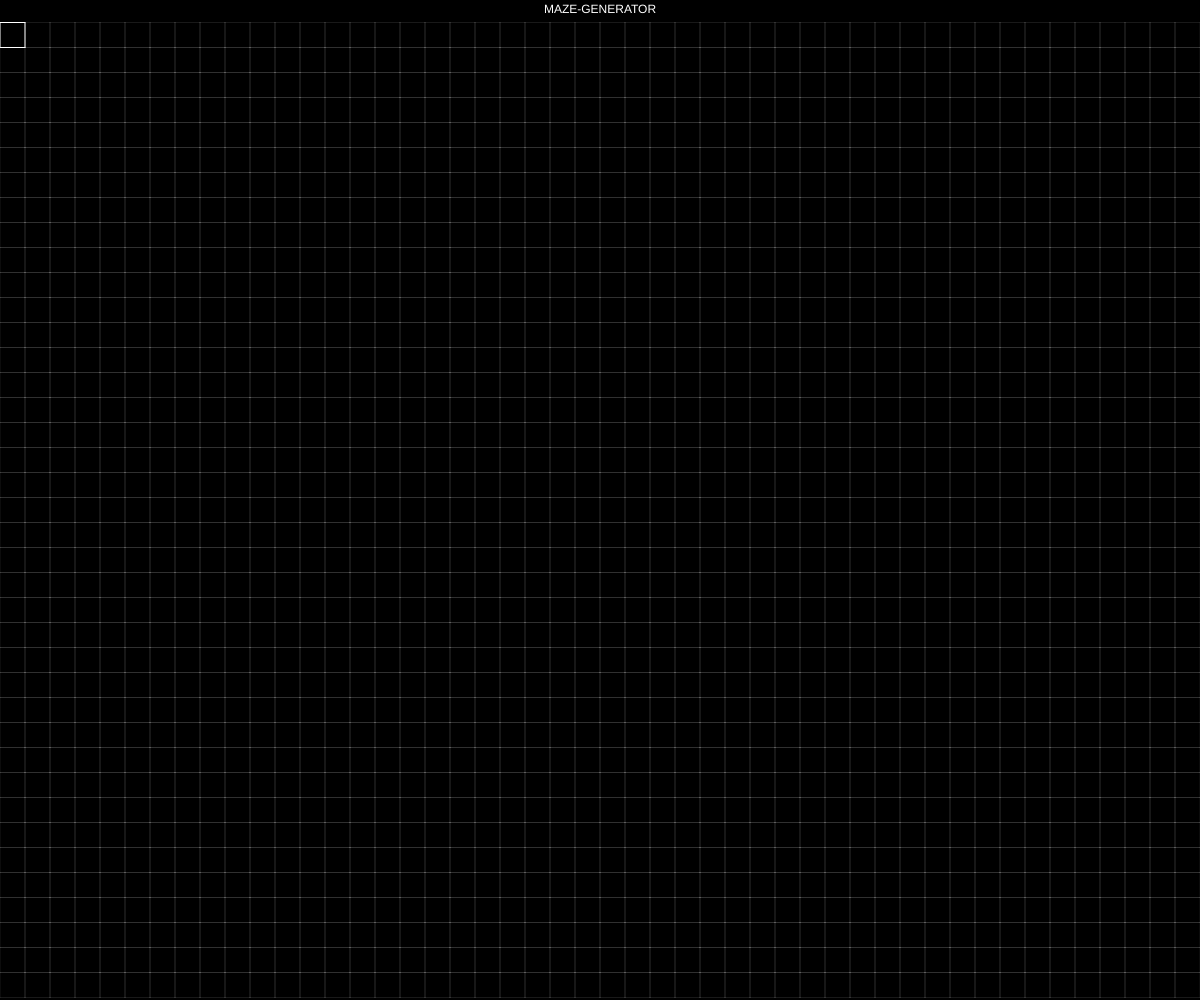
Frame 1 (no input)
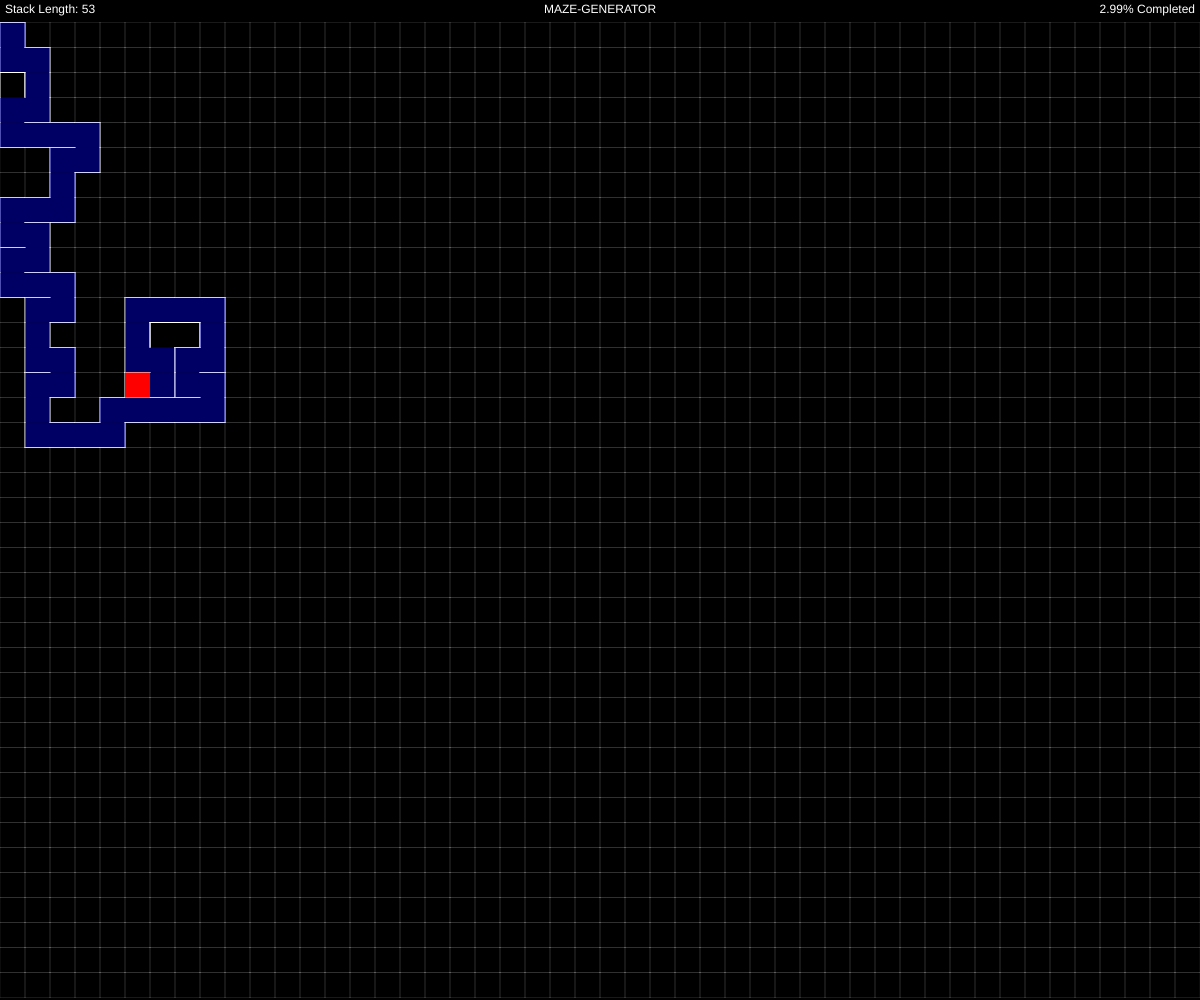
Frame 60 (no input)
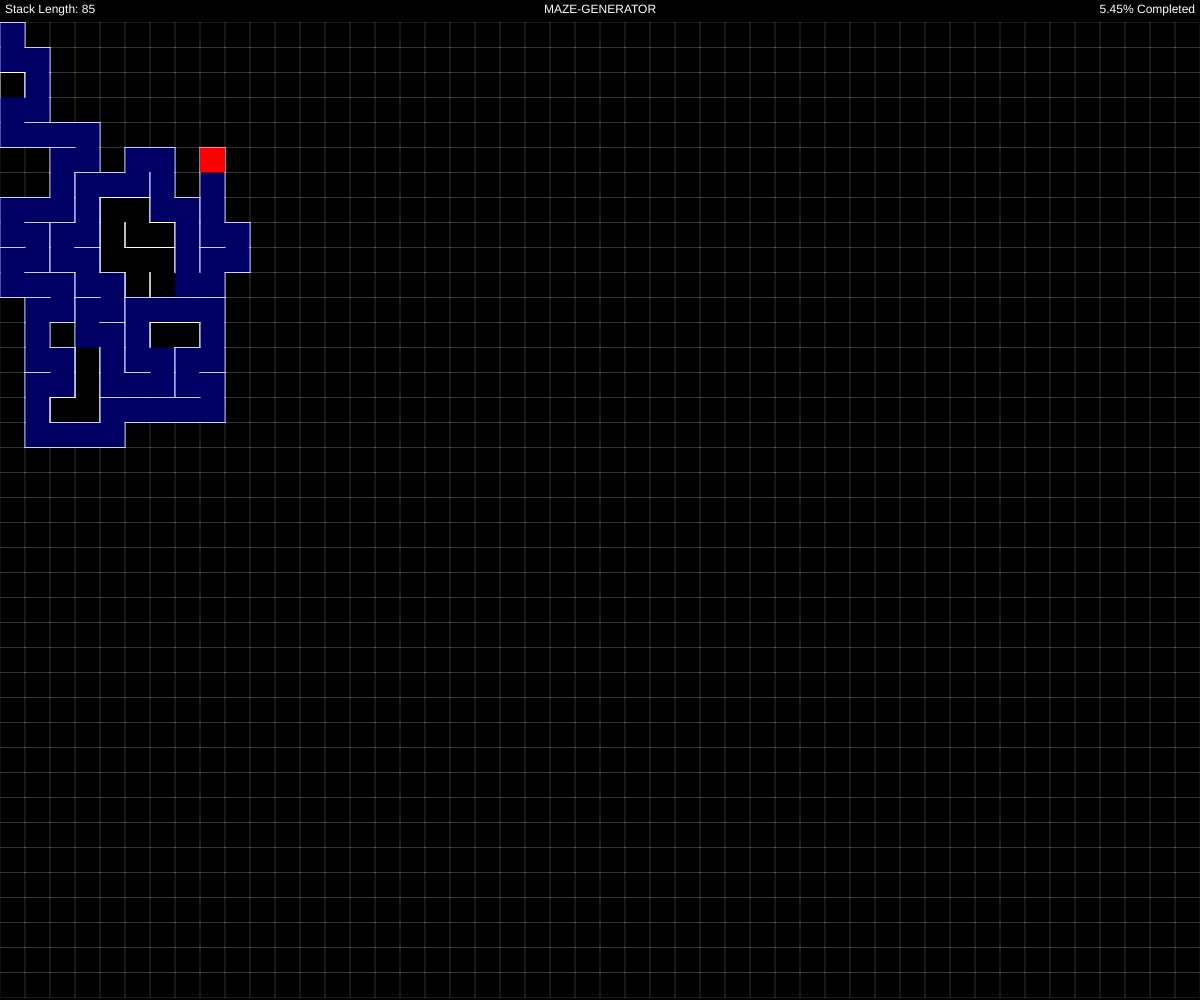
Frame 120 (the mouse pressed at the canvas centre since frame 60)

The p5.js sketch that drew these frames (run headless with seeded random() and noise() and a simulated clock; from frame 60 on, the mouse is pressed at the canvas centre):

// p5.js sketch
// ── sketch.js
// Marco van Malsen

// Original created by
// Daniel Shiffman
// http://codingtra.in
// http://patreon.com/codingtrain

// Videos
// https://youtu.be/HyK_Q5rrcr4
// https://youtu.be/D8UgRyRnvXU
// https://youtu.be/8Ju_uxJ9v44
// https://youtu.be/_p5IH0L63wo

// Depth-first search
// Recursive backtracker
// https://en.wikipedia.org/wiki/Maze_generation_algorithm
// https://en.wikipedia.org/wiki/Maze_generation_algorithm#Recursive_backtracker

var cols; // number of columns on the grid
var cellsVisited; // total number of visted cells
var current; // currently active cell
var grid = []; // The Grid
var rows; // number of rows on the grid
var stack = []; // stack for backtracker
var statsHeight = 20; // heoiht of statusbar in pixels
var w = 25; // cell width and height

function setup() {
  createCanvas(windowWidth, windowHeight);
  cols = floor((width) / w);
  rows = floor((height - statsHeight) / w);

  // create the grid
  for (let j = 0; j < rows; j++) {
    for (let i = 0; i < cols; i++) {
      var cell = new Cell(i, j);
      grid.push(cell);
    }
  }

  // select upper left cell and mark it active
  current = grid[0];
  current.visited = true;

  // initiate total number of visited cells
  cellsVisited = 0;
}

function draw() {
  background(0);

  // draw statistics
  fill(255);
  noStroke();

  // title
  textAlign(CENTER, CENTER);
  text("MAZE-GENERATOR", 0.5 * width, 0.5 * statsHeight);

  //  statistics
  if (cellsVisited < grid.length - 1 & stack.length > 0) {
    // stack length
    textAlign(LEFT, CENTER);
    text("Stack Length: " + stack.length, 5, 0.5 * statsHeight);

    // progress as percentage
    textAlign(RIGHT, CENTER);
    text(nfc((cellsVisited / (grid.length - 1) * 100), 2) + "% Completed", cols * w - 5, 0.5 * statsHeight);
  }

  // draw the grid
  for (let i = 0; i < grid.length; i++) {
    grid[i].show();
  }

  // highlight the current cell
  if (cellsVisited > 0 & stack.length > 0) current.highlight();

  // check for unvisited neighbours
  let next = current.checkNeighbors();

  // while the current cell has any unvisited neighbour cell
  if (next) {
    // push the current cell onto the stack
    stack.push(current);
    current.onstack = true;

    // remove walls between current and next cell
    removeWalls(current, next);

    // set next cell as current
    cellsVisited++;
    current = next;
    current.visited = true;

    // no more neighbours, pop the last cell from the stack
  } else if (stack.length > 0) {
    current = stack.pop();
    current.onstack = false;

    // stop the loop
  } else {
    if (cellsVisited > 0 & stack.length === 0) noLoop();
  }
}

// return index in array for cell at given row (j) and column (i)
function index(i, j) {
  if (i < 0 || j < 0 || i > cols - 1 || j > rows - 1) {
    return -1;
  }
  return i + j * cols;
}

// remove walls between current and next cell
function removeWalls(c, n) {
  let x = c.i - n.i;
  let y = c.j - n.j;

  if (x === 1) {
    c.left = false;
    n.right = false;
  } else if (x === -1) {
    c.right = false;
    n.left = false;
  }

  if (y === 1) {
    c.top = false;
    n.bottom = false;
  } else if (y === -1) {
    c.bottom = false;
    n.top = false;
  }
}
// ── cell.js
// Marco van Malsen

// Original created by
// Daniel Shiffman
// http://codingtra.in
// http://patreon.com/codingtrain

// Videos
// https://youtu.be/HyK_Q5rrcr4
// https://youtu.be/D8UgRyRnvXU
// https://youtu.be/8Ju_uxJ9v44
// https://youtu.be/_p5IH0L63wo

// Depth-first search
// Recursive backtracker
// https://en.wikipedia.org/wiki/Maze_generation_algorithm
// https://en.wikipedia.org/wiki/Maze_generation_algorithm#Recursive_backtracker

// Cell class
class Cell {
  constructor(i, j) {
    this.bottom = true;
    this.i = i; // column index
    this.j = j; // row index
    this.left = true;
    this.onstack = false; // is cell on the stack, used for statistics
    this.right = true;
    this.top = true;
    this.visited = false; // has cell been visited
    this.x = this.i * w + 0.5 * (width - (cols * w)); // x-coordinate of upper-left-corner of cell
    this.y = statsHeight + this.j * w + 0.5 * (height - statsHeight - (rows * w)); // y-coordinate of upper-left-corner of cell
  }

  // check if neighbor cells (top, right, bottom, left) can be visited 
  checkNeighbors() {
    let neighbors = [];

    let t = grid[index(this.i, this.j - 1)];
    let r = grid[index(this.i + 1, this.j)];
    let b = grid[index(this.i, this.j + 1)];
    let l = grid[index(this.i - 1, this.j)];

    if (t && !t.visited) neighbors.push(t);
    if (r && !r.visited) neighbors.push(r);
    if (b && !b.visited) neighbors.push(b);
    if (l && !l.visited) neighbors.push(l);

    // return random neighbor, or undefined when no neighbors available
    if (neighbors.length > 0) {
      let r = floor(random(0, neighbors.length));
      return neighbors[r];
    } else {
      return undefined;
    }
  }

  // highlight cell (current cell only)
  highlight() {
    noStroke();
    fill(255, 0, 0, 255);
    rect(this.x, this.y, w, w);
  }

  // show cell, draw walls
  show() {
    var x = this.x;
    var y = this.y;

    var myAlpha = this.visited ? 255 : 25;
    stroke(255, myAlpha)
    if (this.top) line(x, y, x + w, y);
    if (this.right) line(x + w, y, x + w, y + w);
    if (this.bottom) line(x + w, y + w, x, y + w);
    if (this.left) line(x, y + w, x, y);

    if (this.onstack) {
      noStroke();
      fill(0, 0, 255, 100);
      rect(x, y, w, w);
    }
  }
}
